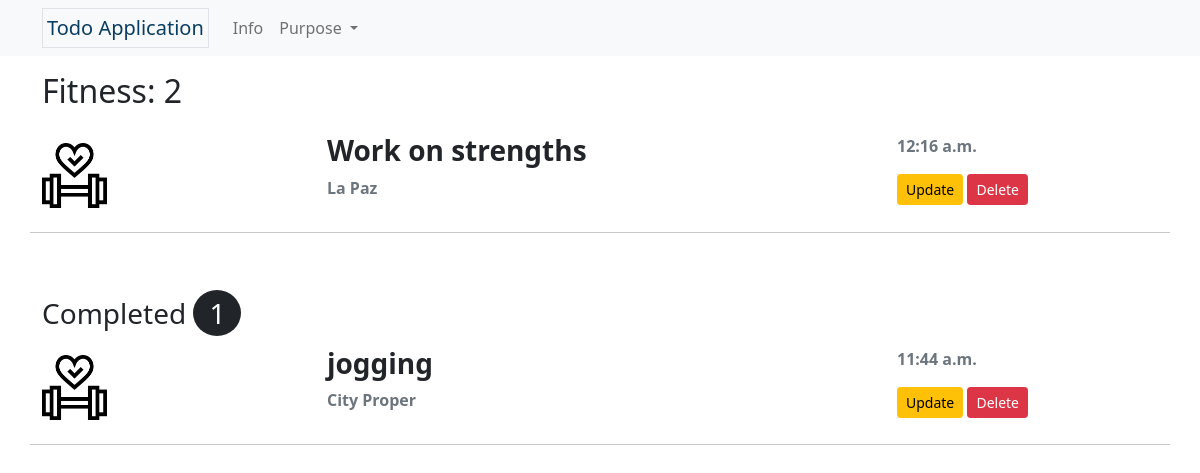
/fitness_info, run on the app's committed database.
### lists/models.py (models this page shows, shortened)
class Tasks(models.Model):
     PURPOSE = (
          ('Personal','Personal'),
          ('Fitness','Fitness'),
          ('School', 'School'),
          ('Business','Business'),
          ('Office','Office'),
     )
     PLACE = (
          ('City Proper', 'City Proper'),
          ('Jaro', 'Jaro'),
          ('La Paz', 'La Paz'),
          ('Lapuz', 'Lapuz'),
          ('Mandurriao', 'Mandurriao'),
          ('Molo', 'Molo'),
          ('Villa Arevalo', 'Villa Arevalo'),
          ('Lapuz', 'Lapuz'),
     )
     purpose = models.CharField(max_length=8, choices=PURPOSE, default='Personal')
     title = models.CharField(max_length=50, unique=True)
     completed = models.BooleanField(default=False)
     slug = models.SlugField(max_length=50, unique=True, blank=True)
     place = models.CharField(max_length=16, choices=PLACE, default='City Proper')
     note = models.TextField(max_length=100, blank=True)
     date_created = models.DateTimeField(default=datetime.now, blank=True)

### lists/views.py (the view)
# urls.py: path('fitness_info', views.fitness, name='fitness-info'),
def fitness(request):
    fitness_items = Tasks.objects.filter(purpose='Fitness').all()
    fitness_count = Tasks.objects.filter(purpose='Fitness').count()
    completed_count = Tasks.objects.filter(purpose='Fitness').filter(completed=True).count()
    completed = Tasks.objects.filter(purpose='Fitness').filter(completed=True).all().order_by('id')
    context = {'fitness_items': fitness_items, 'fitness_count': fitness_count, 'completed_count': completed_count, 'completed': completed}
    return render(request, 'lists/fitness.html', context)

### lists/templates/lists/fitness.html
{% extends 'partials/base.html' %}
{% load static %}
{% load tz %}
{% block content %}
<div class="container">
    <h2 class="mb-4">Fitness: {{ fitness_count }}</h2>
    {% for task in fitness_items %}
        {% if task.completed == False %}
            {% include 'partials/row_item.html' %}
        {% endif %}
    {% endfor %}
    {% if completed_count > 0 %}
        <h3 class="mt-5 mb-3">Completed <span class="px-3 py-1 rounded-circle bg-dark text-white">{{ completed_count }}</span></h3>
        {% for task in completed %}
            {% include 'partials/row_item.html' %}
        {% endfor %}
    {% endif %}
</div>
{% endblock content %}

### lists/templates/partials/row_item.html (shortened to what this page needs)
{% load static %}
{% load tz %}
<div class="row">
    <div class="col-3 d-flex align-items-center">
        {% if task.purpose == 'School' %}
            <img src="{% static 'lists/img/school.png' %}" alt="School icon" class="w-25">
        {% elif task.purpose == 'Fitness' %}
            <img src="{% static 'lists/img/fitness.png' %}" alt="Fitness icon" class="w-25">
        {% elif task.purpose == 'Business' %}
            <img src="{% static 'lists/img/stats.png' %}" alt="Business icon" class="w-25">
        {% elif task.purpose == 'Office' %}
            <img src="{% static 'lists/img/work.png' %}" alt="Office icon" class="w-25">
        {% else %}
            <img src="{% static 'lists/img/user.png' %}" alt="Personal icon" class="w-25">
        {% endif %}
    </div>
    <div class="col-6 my-auto">
        <h3 class="fw-bold">{{ task.title|truncatechars:30 }}</h3>
        <p class="text-muted fw-bold">{{ task.place }}</p>
    </div>
    <div class="col-3">
            <p class="text-muted fw-bold">{{ task.date_created|date:'g:i a' }}</p>
            <a href="{% url 'update-task' task.slug %}?next={{ request.path|urlencode }}" class="btn btn-warning btn-sm">Update</a>
            <a href="{% url 'delete-task' task.slug %}?next={{ request.path|urlencode }}" class="btn btn-danger btn-sm">Delete</a>
    </div>
    <hr class="mt-3">
</div>

### lists/static/lists/styles/base.css (style rules this page uses)
* { padding: 0; margin: 0; }

### data on the page
Tasks: completed False (drawn), title "Work on strengths", place "La Paz", date_created "12:16 a.m."
Tasks: title "jogging", place "City Proper", date_created "11:44 a.m."

### other printed values
{{ fitness_count }} "2"
{{ completed_count }} "1"
